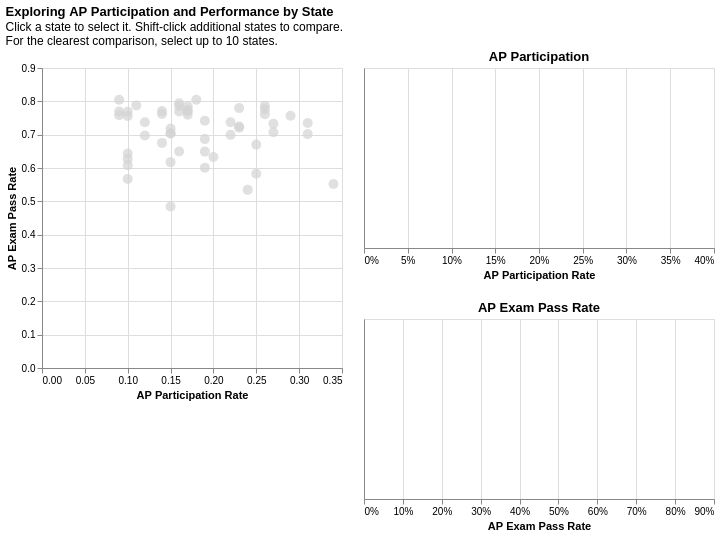

The cell this chart's notebook holds for it:
### Markdown cell above
# Exploring AP Participation and Performance by State

Explore how AP participation and exam performance vary across states.

### Explore the data:
- Click a state to select it.
- **Shift-click** to select multiple states.
- Compare the selected states using the charts below.
- Hover over a state for additional information.

### Code cell
# --------------------------------------------------
# TASK 1: PARTICIPATION AND PERFORMANCE
# --------------------------------------------------

# Create the selection FIRST so every chart below can use it
state_select = alt.selection_point(
    fields=["state"],
    toggle="true",
    empty=False
)


# --------------------------------------------------
# SCATTERPLOT
# --------------------------------------------------

scatter = (
    alt.Chart(ap_data)
    .mark_circle(size=100)
    .encode(
        x=alt.X(
            "participation_2025:Q",
            title="AP Participation Rate"
        ),
        y=alt.Y(
            "pass_rate_2025:Q",
            title="AP Exam Pass Rate"
        ),
        tooltip=[
            "state:N",
            alt.Tooltip(
                "participation_2025:Q",
                title="Participation",
                format=".1%"
            ),
            alt.Tooltip(
                "pass_rate_2025:Q",
                title="AP Exam Pass Rate",
                format=".1%"
            )
        ],
        color=alt.condition(
            state_select,
            alt.value("steelblue"),
            alt.value("lightgray")
        )
    )
    .add_params(state_select)
)


# --------------------------------------------------
# PARTICIPATION BAR CHART
# --------------------------------------------------

participation_bar = (
    alt.Chart(ap_data)
    .transform_filter(state_select)
    .mark_bar()
    .encode(
        x=alt.X(
            "participation_2025:Q",
            title="AP Participation Rate",
            scale=alt.Scale(domain=[0, 0.40]),
            axis=alt.Axis(format=".0%")
        ),
        y=alt.Y(
            "state:N",
            title=None
        ),
        tooltip=[
            "state:N",
            alt.Tooltip(
                "participation_2025:Q",
                title="Participation",
                format=".1%"
            )
        ]
    )
    .properties(
        width=350,
        height=180,
        title="AP Participation"
    )
)


# --------------------------------------------------
# PASS RATE BAR CHART
# --------------------------------------------------

pass_rate_bar = (
    alt.Chart(ap_data)
    .transform_filter(state_select)
    .mark_bar()
    .encode(
        x=alt.X(
            "pass_rate_2025:Q",
            title="AP Exam Pass Rate",
            scale=alt.Scale(domain=[0, 0.90]),
            axis=alt.Axis(format=".0%")
        ),
        y=alt.Y(
            "state:N",
            title=None
        ),
        tooltip=[
            "state:N",
            alt.Tooltip(
                "pass_rate_2025:Q",
                title="AP Exam Pass Rate",
                format=".1%"
            )
        ]
    )
    .properties(
        width=350,
        height=180,
        title="AP Exam Pass Rate"
    )
)


# --------------------------------------------------
# COMBINE DASHBOARD
# --------------------------------------------------

task1_dashboard = (
    scatter
    | (participation_bar & pass_rate_bar)
).properties(
    title={
        "text": "Exploring AP Participation and Performance by State",
        "subtitle": [
            "Click a state to select it. Shift-click additional states to compare.",
            "For the clearest comparison, select up to 10 states."
        ]
    }
)

task1_dashboard
